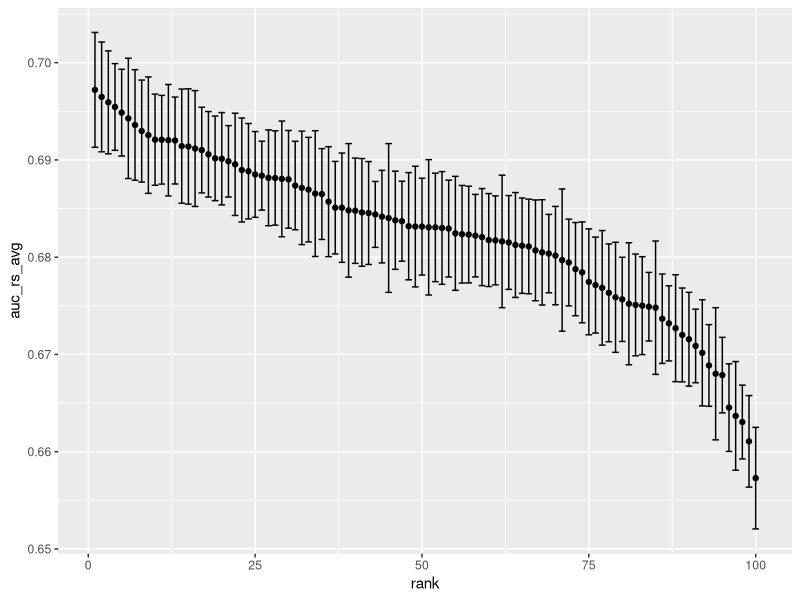
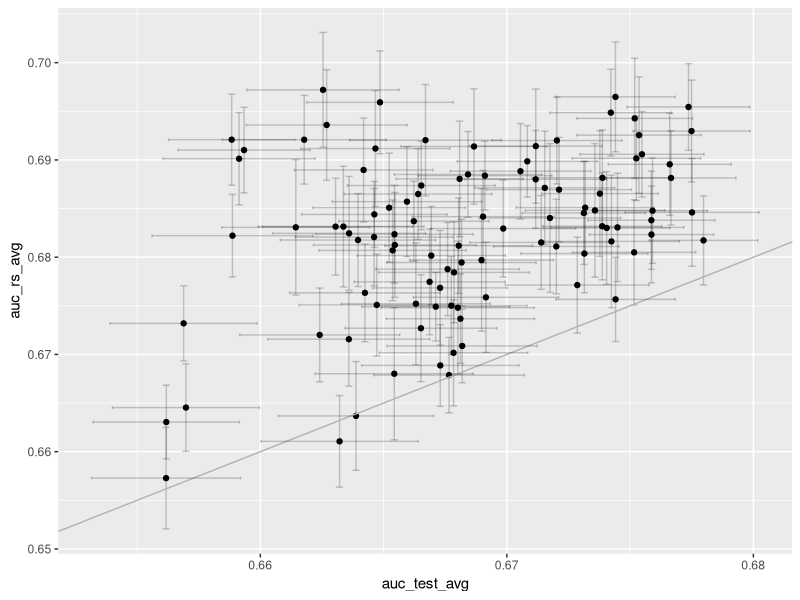
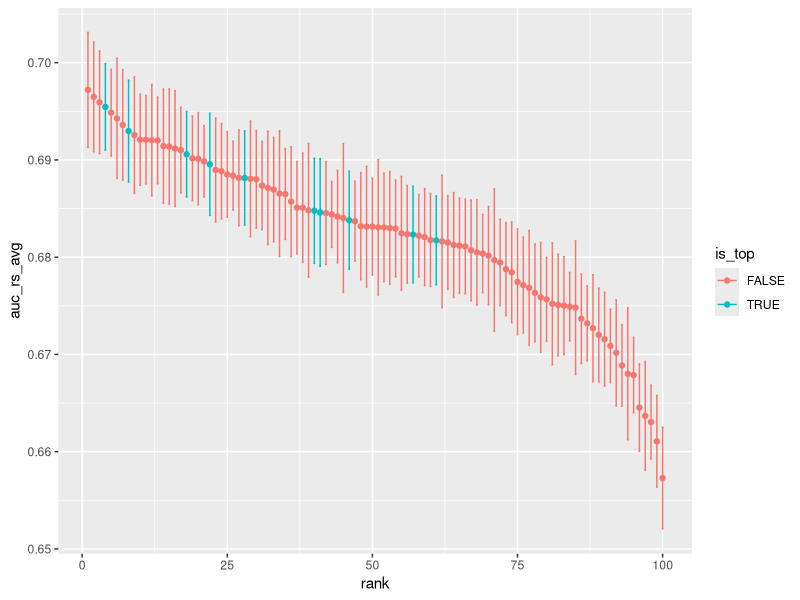
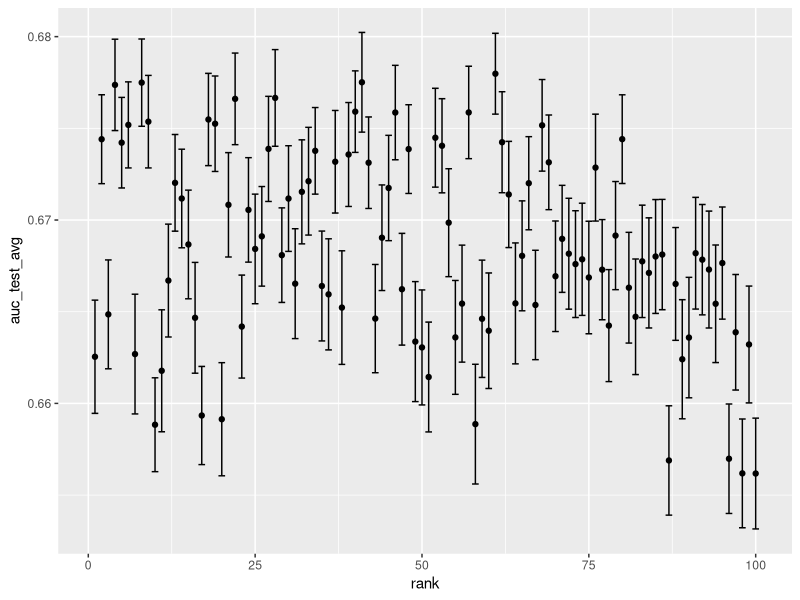
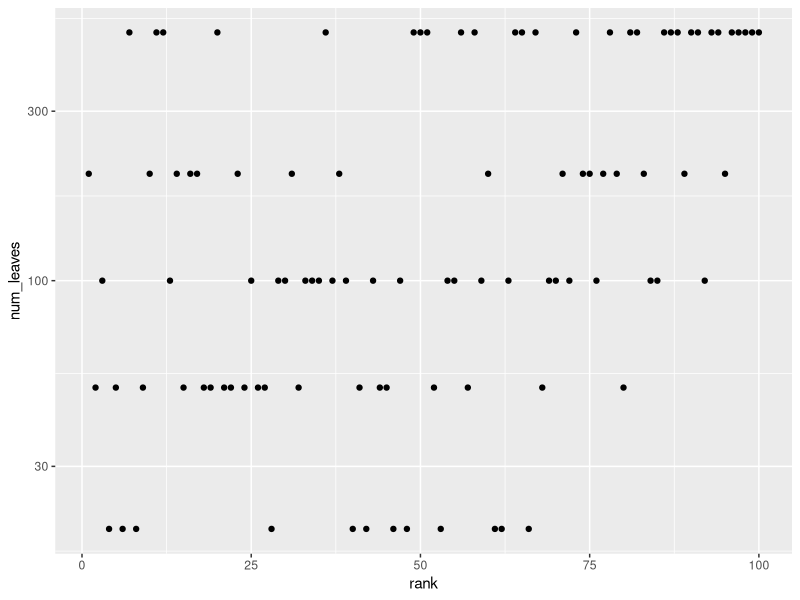
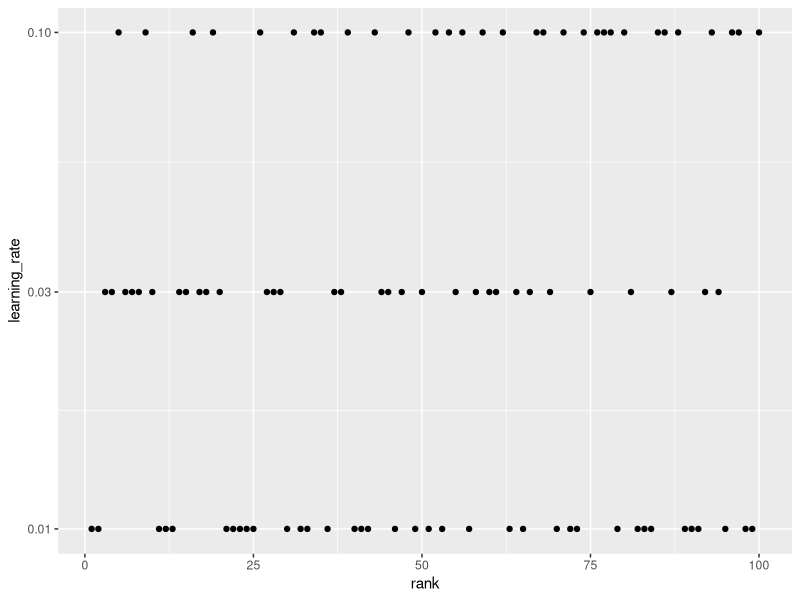
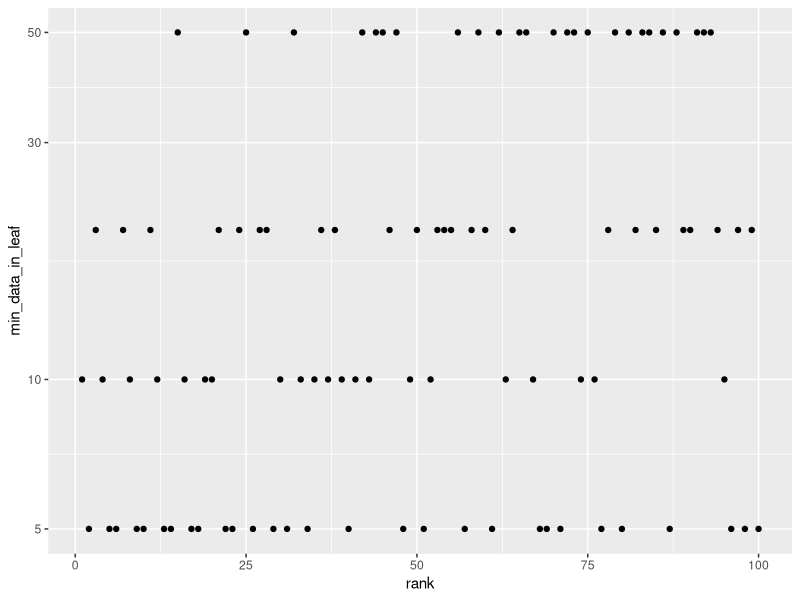
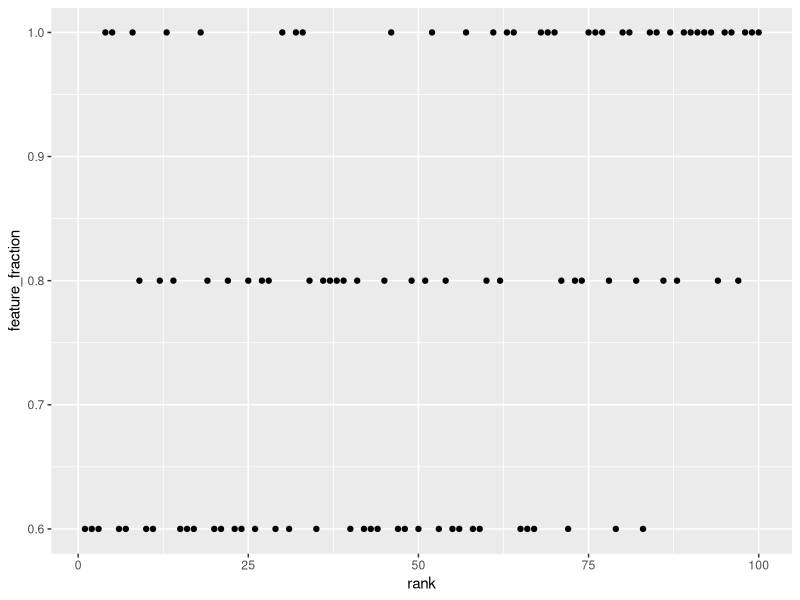

Recreate these plots in R, in order.
## ---- chunk 1

library(data.table)
library(dplyr)
library(ggplot2)

d_pm_res <- fread("res-10K.csv")


d_pm_res %>% mutate(rank = dense_rank(desc(auc_rs_avg))) %>% ggplot() + geom_point(aes(x = rank, y = auc_rs_avg)) +
  geom_errorbar(aes(x = rank, ymin = auc_rs_avg-auc_rs_std, ymax = auc_rs_avg+auc_rs_std), width = 1)

d_pm_res %>% ggplot(aes(x = auc_test_avg, y = auc_rs_avg)) + geom_point() +
  geom_errorbar(aes(ymin = auc_rs_avg-auc_rs_std, ymax = auc_rs_avg+auc_rs_std), width = 0.0003, alpha = 0.2) +
  geom_abline(slope = 1, color = "grey70") +
  geom_errorbarh(aes(xmin = auc_test_avg-auc_test_sd, xmax = auc_test_avg+auc_test_sd), height = 0.0003, alpha = 0.2)

auc_test_top <- sort(d_pm_res$auc_test_avg, decreasing = TRUE)[10]
d_pm_res %>% mutate(rank = dense_rank(desc(auc_rs_avg))) %>% mutate(is_top = auc_test_avg>=auc_test_top) %>%
  ggplot(aes(color = is_top)) + geom_point(aes(x = rank, y = auc_rs_avg)) +
  geom_errorbar(aes(x = rank, ymin = auc_rs_avg-auc_rs_std, ymax = auc_rs_avg+auc_rs_std), width = 0.3)

d_pm_res %>% mutate(rank = dense_rank(desc(auc_rs_avg))) %>% ggplot() + geom_point(aes(x = rank, y = auc_test_avg)) +
  geom_errorbar(aes(x = rank, ymin = auc_test_avg-auc_test_sd, ymax = auc_test_avg+auc_test_sd), width = 1)


cor(d_pm_res$auc_rs_avg, d_pm_res$auc_test_avg)
cor(d_pm_res$auc_rs_avg, d_pm_res$auc_test_avg, method = "spearman")


d_pm_res %>% arrange(desc(auc_rs_avg)) %>% head(10)
d_pm_res %>% arrange(desc(auc_test_avg)) %>% head(10)

d_pm_res %>% arrange(desc(auc_rs_avg)) %>% tail(10)
d_pm_res %>% arrange(desc(auc_test_avg)) %>% tail(10)


d_pm_res %>% mutate(rank = dense_rank(desc(auc_rs_avg))) %>% ggplot() + geom_point(aes(x = rank, y = num_leaves)) + scale_y_log10()

d_pm_res %>% mutate(rank = dense_rank(desc(auc_rs_avg))) %>% ggplot() + geom_point(aes(x = rank, y = learning_rate)) + scale_y_log10()

d_pm_res %>% mutate(rank = dense_rank(desc(auc_rs_avg))) %>% ggplot() + geom_point(aes(x = rank, y = min_data_in_leaf)) + scale_y_log10()

d_pm_res %>% mutate(rank = dense_rank(desc(auc_rs_avg))) %>% ggplot() + geom_point(aes(x = rank, y = feature_fraction)) 

d_pm_res %>% mutate(rank = dense_rank(desc(auc_rs_avg))) %>% ggplot() + geom_point(aes(x = rank, y = bagging_fraction)) 

d_pm_res %>% mutate(rank = dense_rank(desc(auc_rs_avg))) %>% ggplot() + geom_point(aes(x = rank, y = lambda_l1)) 

d_pm_res %>% mutate(rank = dense_rank(desc(auc_rs_avg))) %>% ggplot() + geom_point(aes(x = rank, y = lambda_l2)) 



d_pm_res %>% mutate(rank = dense_rank(desc(auc_rs_avg))) %>% ggplot() + geom_point(aes(x = rank, y = ntrees))

d_pm_res %>% mutate(rank = dense_rank(desc(auc_rs_avg))) %>% ggplot() + geom_point(aes(x = rank, y = ntrees)) + scale_y_log10(breaks=c(30,100,300,1000,3000))

d_pm_res %>% mutate(rank = dense_rank(desc(auc_rs_avg))) %>% ggplot() + geom_point(aes(x = rank, y = runtm)) 

d_pm_res %>% mutate(rank = dense_rank(desc(auc_rs_avg))) %>% ggplot() + geom_point(aes(x = rank, y = runtm)) + scale_y_log10(breaks=c(1,3,10,30,100))


summary(d_pm_res$runtm)

mean(d_pm_res$runtm)*20*100/3600


summary(d_pm_res$ntree)


